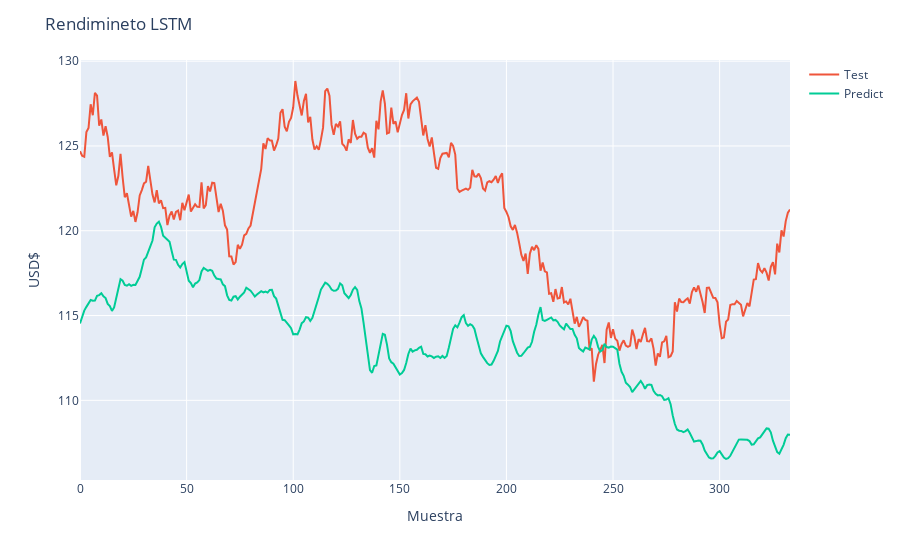

Notebook code for this chart:
### Code cell
x_plot = list( range( len(y_test) ) )

fig = px.line( template= 'plotly' )
fig.add_scatter(x = x_plot, y = np.ravel(y_test), name = 'Test') # ravel -> aplana los datos unidimensionales
fig.add_scatter(x = x_plot, y = np.ravel(y_predict), name = 'Predict')

fig.update_layout( xaxis_title ='Muestra', yaxis_title ='USD$', title = f'Rendimineto LSTM' )

fig.show()

### Figure 1 — Plotly figure (JSON) as saved in the notebook; plotly's stock layout.template omitted (floating-point values rounded to 4 significant figures; data arrays with more than 128 entries replaced by an {"elided": "..."} marker saying what was removed)
{"data": [{"hovertemplate": "<extra></extra>", "legendgroup": "", "line": {"color": "#636efa", "dash": "solid"}, "marker": {"symbol": "circle"}, "mode": "lines", "name": "", "orientation": "v", "showlegend": false, "type": "scatter", "xaxis": "x", "yaxis": "y"}, {"name": "Test", "type": "scatter", "x": {"elided": "334 int values"}, "y": {"elided": "334 float values"}}, {"name": "Predict", "type": "scatter", "x": {"elided": "334 int values"}, "y": {"elided": "334 float values"}}], "layout": {"legend": {"tracegroupgap": 0}, "margin": {"t": 60}, "title": {"text": "Rendimineto LSTM"}, "xaxis": {"anchor": "y", "domain": [0, 1], "title": {"text": "Muestra"}}, "yaxis": {"anchor": "x", "domain": [0, 1], "title": {"text": "USD$"}}}}
